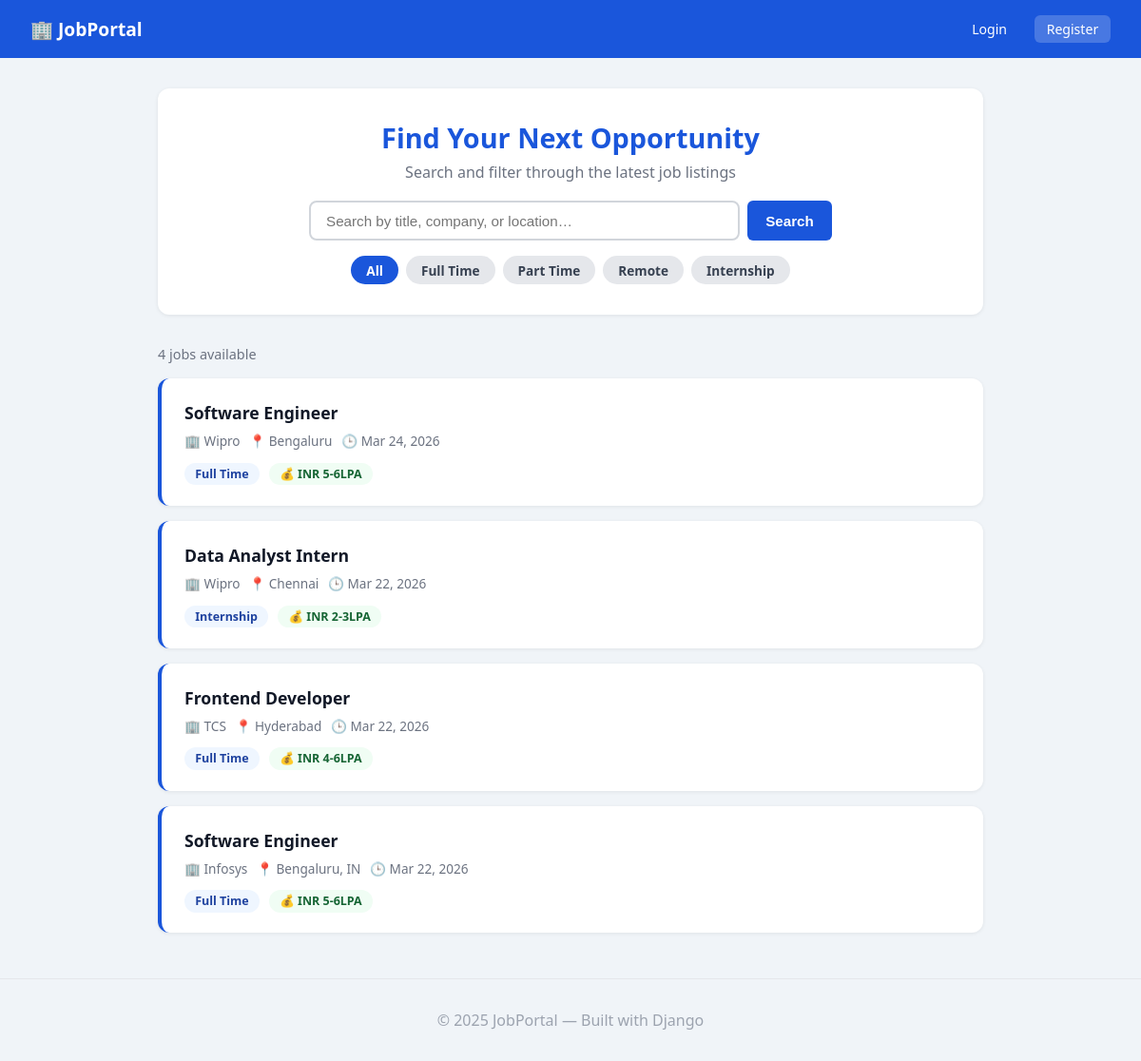
The page / on the database its author committed.
### jobs/models.py (models this page shows, shortened)
class Job(models.Model):
    JOB_TYPE_CHOICES = [
        ('full_time',  'Full Time'),
        ('part_time',  'Part Time'),
        ('remote',     'Remote'),
        ('internship', 'Internship'),
    ]
    title           = models.CharField(max_length=200)
    company         = models.CharField(max_length=200)
    location        = models.CharField(max_length=200)
    job_type        = models.CharField(max_length=20, choices=JOB_TYPE_CHOICES, default='full_time')
    description     = models.TextField()
    salary          = models.CharField(max_length=100, blank=True, null=True)
    required_skills = models.CharField(
        max_length=500, blank=True, null=True,
        help_text='Enter comma separated skills e.g. Python, Django, SQL'
    )
    posted_at       = models.DateTimeField(auto_now_add=True)
    class Meta:
        ordering = ['-posted_at']

### jobs/views.py (the view)
# urls.py: path('',        views.job_list, name='job_list'),
def job_list(request):
    jobs     = Job.objects.all()
    query    = request.GET.get('q', '')
    job_type = request.GET.get('job_type', '')
    if query:
        jobs = jobs.filter(title__icontains=query)   | \
               jobs.filter(company__icontains=query) | \
               jobs.filter(location__icontains=query)
    if job_type:
        jobs = jobs.filter(job_type=job_type)
    return render(request, 'jobs/job_list.html', {
        'jobs':             jobs,
        'query':            query,
        'job_type':         job_type,
        'job_type_choices': Job.JOB_TYPE_CHOICES,
    })

### jobs/templates/jobs/job_list.html (shortened to what this page needs)
{% extends "jobs/base.html" %}
{% block content %}
<div class="search-section">
    <h1>Find Your Next Opportunity</h1>
    <p>Search and filter through the latest job listings</p>
    <form class="search-form" method="GET">
        <input type="text" name="q" placeholder="Search by title, company, or location…" value="{{ query }}"/>
        <button type="submit" class="btn btn-primary">Search</button>
    </form>
    <div class="filter-btns">
        <a href="?q={{ query }}" class="filter-btn {% if not job_type %}active{% endif %}">All</a>
        {% for value, label in job_type_choices %}
            <a href="?q={{ query }}&job_type={{ value }}" class="filter-btn {% if job_type == value %}active{% endif %}">{{ label }}</a>
        {% endfor %}
    </div>
</div>
<p class="results-info">
    {% if query %}
        {{ jobs.count }} result{{ jobs.count|pluralize }} for "<strong>{{ query }}</strong>"
    {% else %}
        {{ jobs.count }} job{{ jobs.count|pluralize }} available
    {% endif %}
</p>
{% if jobs %}
    {% for job in jobs %}
    <div class="job-card">
        <h2><a href="{% url 'jobs:job_detail' job.pk %}">{{ job.title }}</a></h2>
        <div class="job-meta">
            <span>🏢 {{ job.company }}</span>
            <span>📍 {{ job.location }}</span>
            <span>🕒 {{ job.posted_at|date:"M d, Y" }}</span>
        </div>
        <span class="badge">{{ job.get_job_type_display }}</span>
        {% if job.salary %}<span class="salary-badge">💰 {{ job.salary }}</span>{% endif %}
    </div>
    {% endfor %}
{% else %}
    <div class="empty-state">
        <h3>No jobs found</h3>
        {% if query %}<p>Try a different search or <a href="{% url 'jobs:job_list' %}">view all jobs</a>.</p>{% endif %}
    </div>
{% endif %}
{% endblock %}

### jobs/templates/jobs/base.html (shortened to what this page needs)
<!DOCTYPE html>
<html lang="en">
<head>
</head>
<body>
<nav>
    <a href="{% url 'jobs:job_list' %}" class="logo">🏢 JobPortal</a>
    <div class="nav-links">
        {% if user.is_authenticated %}
            <span>Hi, {{ user.username }}</span>
            <a href="{% url 'accounts:logout' %}">Logout</a>
        {% else %}
            <a href="{% url 'accounts:login' %}">Login</a>
            <a href="{% url 'accounts:register' %}" class="register">Register</a>
        {% endif %}
    </div>
</nav>
<div class="container">
    {% block content %}{% endblock %}
</div>
<footer>
    <p>© 2025 JobPortal — Built with Django</p>
</footer>
</body>
</html>

### jobs/templates/jobs/base.html (style rules this page uses)
* { box-sizing: border-box; margin: 0; padding: 0; }
body { font-family: 'Segoe UI', sans-serif; background: #f0f4f8; color: #333; }
nav { background: #1a56db; padding: 1rem 2rem; display: flex; justify-content: space-between; align-items: center; }
nav a.logo { color: white; text-decoration: none; font-weight: bold; font-size: 1.2rem; }
.nav-links { display: flex; gap: 1rem; align-items: center; }
.nav-links a { color: white; text-decoration: none; font-size: 0.88rem; padding: 0.3rem 0.8rem; border-radius: 6px; }
.nav-links a.register { background: rgba(255,255,255,0.2); }
.container { max-width: 900px; margin: 2rem auto; padding: 0 1rem; }
.btn { display: inline-block; padding: 0.5rem 1.2rem; border-radius: 6px; text-decoration: none; font-weight: 600; cursor: pointer; border: none; font-size: 0.95rem; }
.btn-primary { background: #1a56db; color: white; }
footer { text-align: center; padding: 2rem; color: #9ca3af; margin-top: 3rem; border-top: 1px solid #e5e7eb; }

### jobs/templates/jobs/job_list.html (style rules this page uses)
.search-section { background: white; border-radius: 12px; padding: 2rem; margin-bottom: 2rem; box-shadow: 0 1px 4px rgba(0,0,0,0.08); text-align: center; }
.search-section h1 { font-size: 1.8rem; color: #1a56db; margin-bottom: 0.4rem; }
.search-section p { color: #6b7280; margin-bottom: 1.2rem; }
.search-form { display: flex; gap: 0.5rem; max-width: 550px; margin: 0 auto 1rem; }
.search-form input { flex: 1; padding: 0.65rem 1rem; border: 2px solid #d1d5db; border-radius: 8px; font-size: 0.95rem; outline: none; }
.filter-btns { display: flex; flex-wrap: wrap; gap: 0.5rem; justify-content: center; }
.filter-btn { padding: 0.35rem 1rem; border-radius: 20px; font-size: 0.85rem; text-decoration: none; font-weight: 600; background: #e5e7eb; color: #374151; }
.filter-btn.active { background: #1a56db; color: white; }
.results-info { color: #6b7280; margin-bottom: 1rem; font-size: 0.9rem; }
.job-card { background: white; border-radius: 12px; padding: 1.5rem; margin-bottom: 1rem; box-shadow: 0 1px 4px rgba(0,0,0,0.07); border-left: 4px solid #1a56db; transition: transform 0.15s; }
.job-card h2 { font-size: 1.1rem; margin-bottom: 0.3rem; }
.job-card h2 a { text-decoration: none; color: #111827; }
.job-meta { display: flex; flex-wrap: wrap; gap: 0.6rem; margin: 0.5rem 0 0.8rem; font-size: 0.85rem; color: #6b7280; }
.badge { background: #eff6ff; color: #1e429f; padding: 0.2rem 0.7rem; border-radius: 20px; font-weight: 600; font-size: 0.78rem; }
.salary-badge { background: #f0fdf4; color: #166534; padding: 0.2rem 0.7rem; border-radius: 20px; font-weight: 600; font-size: 0.78rem; margin-left: 6px; }

### rows shown on the page
Job: title "Software Engineer", company "Wipro", location "Bengaluru", posted_at "Mar 24, 2026", job_type "Full Time", salary "INR 5-6LPA"
Job: title "Data Analyst Intern", company "Wipro", location "Chennai", posted_at "Mar 22, 2026", job_type "Internship", salary "INR 2-3LPA"
Job: title "Frontend Developer", company "TCS", location "Hyderabad", posted_at "Mar 22, 2026", job_type "Full Time", salary "INR 4-6LPA"
Job: title "Software Engineer", company "Infosys", location "Bengaluru, IN", posted_at "Mar 22, 2026", job_type "Full Time", salary "INR 5-6LPA"

### other values the page prints
{{ label }} "Full Time" "Part Time" "Remote" "Internship"
{{ jobs.count }} "4"
